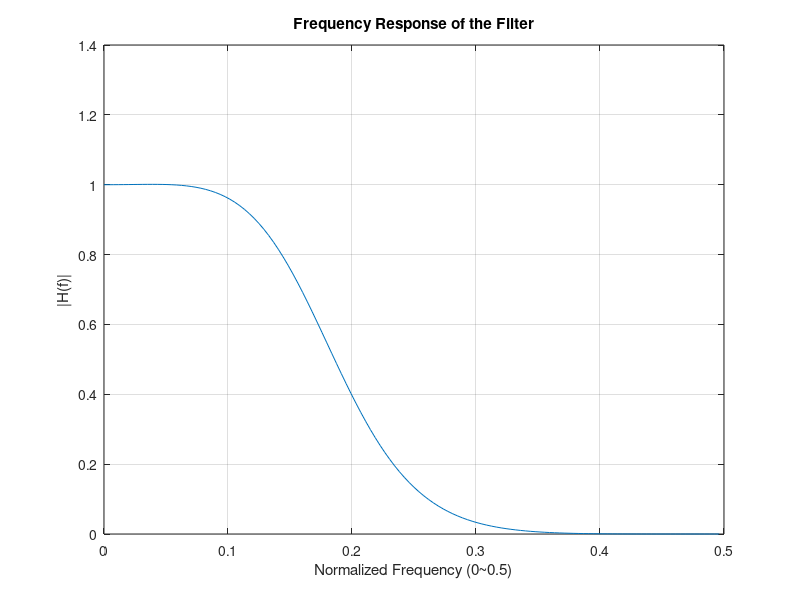
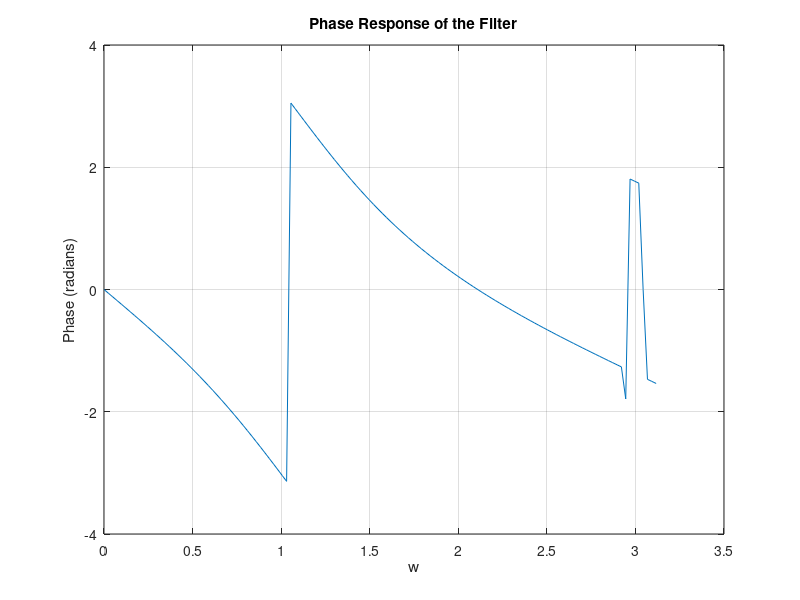
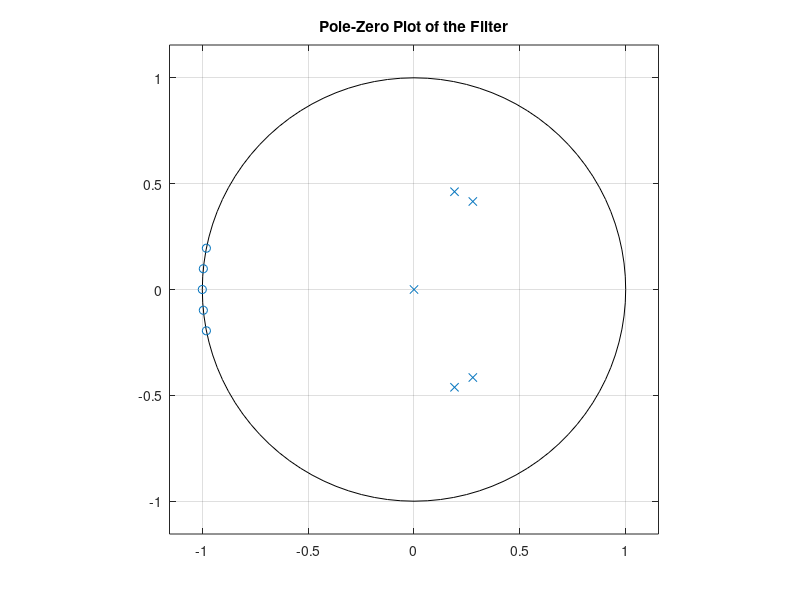
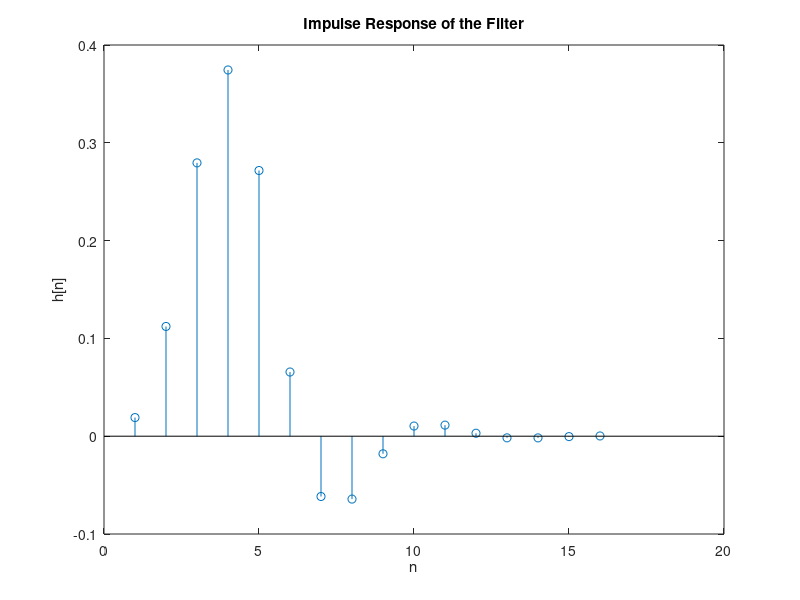

Write MATLAB code to recreate these figures, in order.
%% p1
clear; close all; clc;

data = load('./Lab3_given_data/S3P1.mat');
x = data.x(:).';
h = [1 2 3 4 -2 -1];
Nx = length(x);
Nh = length(h);
Ny = Nx + Nh - 1;
y = zeros(1,Ny);

for n = 1:Nh
    y = y + h(n)*[zeros(1,(n-1)), x, zeros(1,(Nh-1-(n-1)))];
end
%disp(y);

answer = conv(x,h);
disp(all(abs(answer - y) < 1e-6));

%% p2
clear; close all; clc;

data = load('./Lab3_given_data/S3P2.mat');
x = data.x(:).';
x = [zeros(1,2),x];
N = length(x);
y = zeros(1,N);

for n =3:N
    y(n) = 0.5*y(n-1) + 0.1*y(n-2) + x(n) + 2*x(n-1) + 3*x(n-2);
end
y = y(1,3:N);
%disp(y);

b = [1 2 3];
a = [1 -0.5 -0.1];
answer = filter(b,a,x);
answer = answer(1,3:N);
disp(all(abs(answer - y) < 1e-6));

%% p3
clear; close all; clc;

N = 128;
n = 1:128;
x_low = cos(2*pi*n*0.03);
x_high = cos(2*pi*n*0.3);
x = x_low + x_high;

zeros_pos = [-1, exp(1j*31*pi/32), exp(-1j*31*pi/32), exp(1j*30*pi/32), exp(-1j*30*pi/32)];
poles_pos = [exp(1j*5*pi/16), exp(-1j*5*pi/16), exp(1j*6*pi/16), exp(-1j*6*pi/16)];
poles_pos = 0.5*poles_pos;

b = poly(zeros_pos);
a = poly(poles_pos);
H0 = sum(b)/sum(a);
b = b/H0;

[h,w] = freqz(b,a,128);
f = w/(2*pi);
figure;
plot(f, abs(h));
xlabel('Normalized Frequency (0~0.5)');
ylabel('|H(f)|');
title('Frequency Response of the Filter');
grid on;
figure;
plot(w, angle(h));
xlabel('w');
ylabel('Phase (radians)');
title('Phase Response of the Filter');
grid on;

figure;
zplane(b,a);
title('Pole-Zero Plot of the Filter');

delta = [1, zeros(1,N-1)];
h = filter(b,a,delta);
figure;
stem(1:16,h(1:16)); %impulse response length never mind
title('Impulse Response of the Filter');
xlabel('n');
ylabel('h[n]');

y = filter(b,a,x);
x_draw = x(1:125);
y_draw = y(4:128);
figure;
hold on;
plot(0:124,x_draw);
plot(0:124,y_draw);
xlabel('n');
hold off;

x_low_draw = x_low(1:125);
figure;
hold on;
plot(0:124,x_low_draw);
plot(0:124,y_draw);
xlabel('n');
hold off;

%% p4
clear; close all; clc;

N = 128;
n = 1:128;
x_low = cos(2*pi*n*0.03);
x_high = cos(2*pi*n*0.3);
x = x_low + x_high;

FFT_size = 16;
ones_n = 3;
H_f = [ones(1,ones_n), zeros(1,FFT_size-2*ones_n+1), ones(1,ones_n-1)];
h = ifft(H_f);
h = ifftshift(h); % i dont know
h = h * sqrt(FFT_size);
DC_gain = sum(h);
h = h / DC_gain;
disp("gain: " + num2str(sum(h)));

y = conv(x,h);
figure;
stem(1:16,h);
xlabel('n'); ylabel('h[n]');
title('Impulse Response of the DFT-based Lowpass Filter');

delay=9;
figure;
hold on;
plot(n, x_low);
plot(n, y(delay+1:delay+N));
xlabel('n'); ylabel('Amplitude');
title('Original vs Filtered Signal');
legend('Original','Filtered');
hold off;